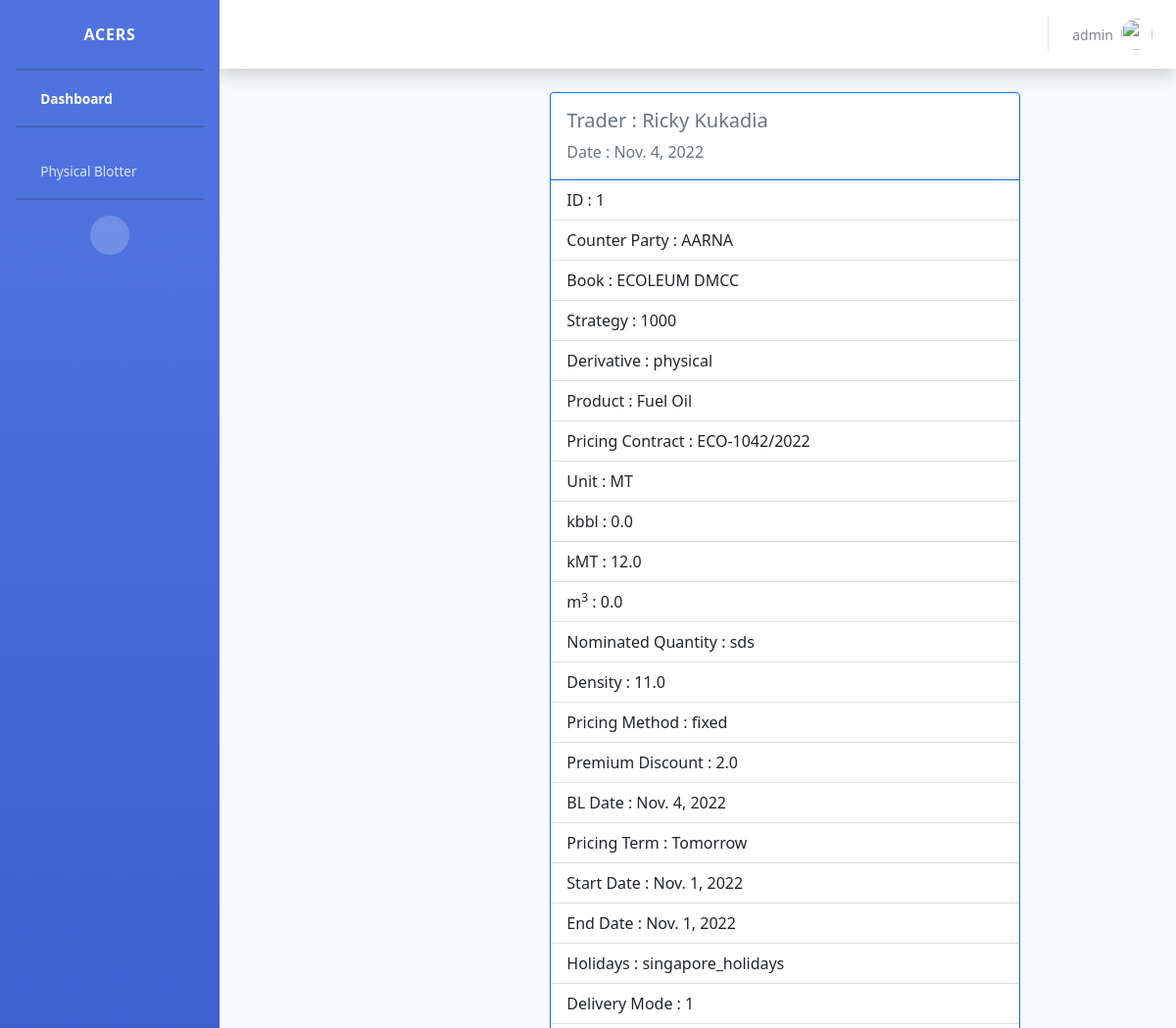
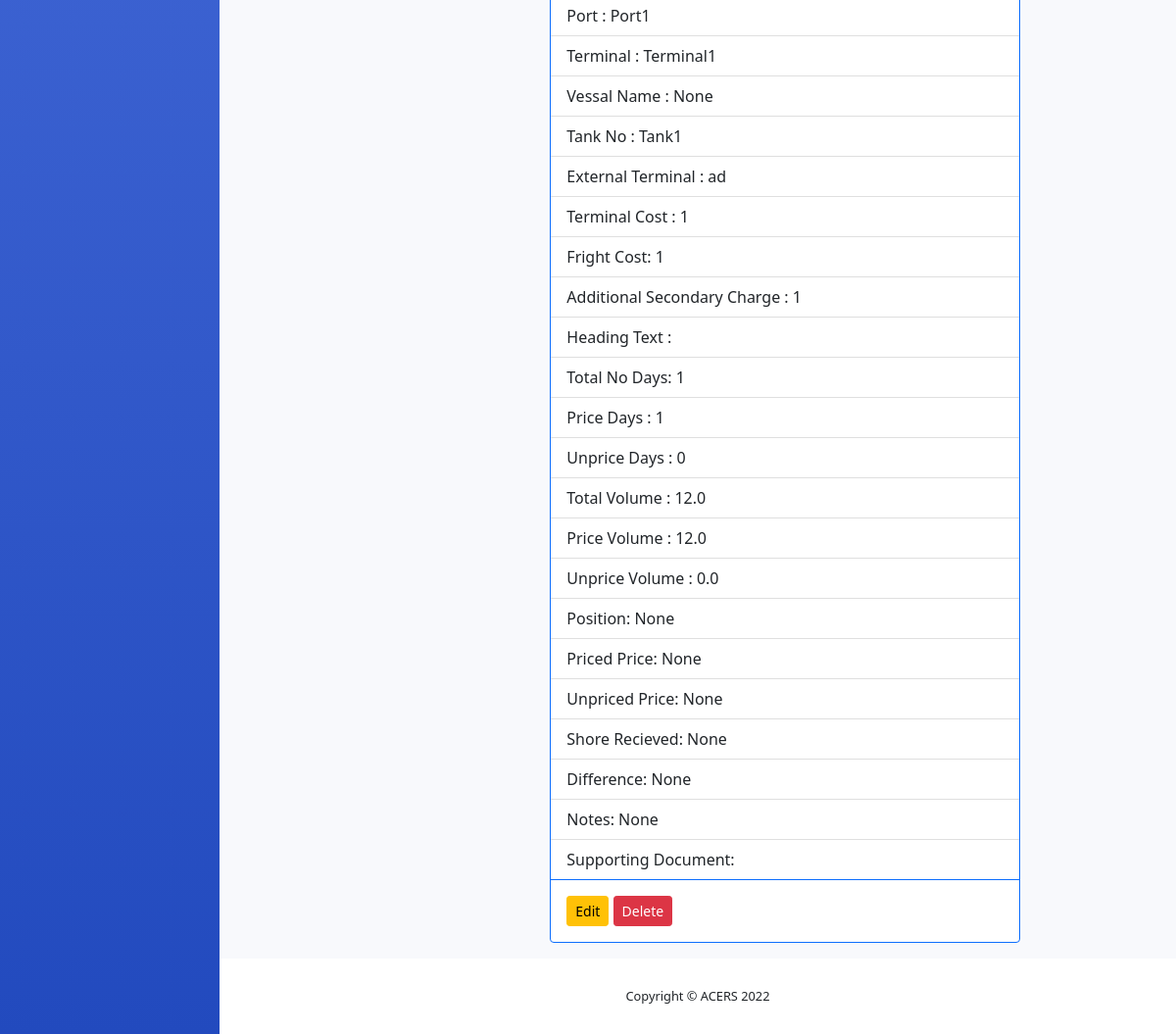
Page /pb-details/1 (signed in) on the committed database (2 pictures, top to bottom).
### cargo_app/models.py (models this page shows, shortened)
class PhysicalBlotter(models.Model):
    ID = models.IntegerField(primary_key=True)
    Date = models.DateField(default=datetime.now)
    Trader = models.ForeignKey(TraderModel, on_delete=models.CASCADE)
    Counter_Party = models.ForeignKey(CounterPartyModel,on_delete=models.CASCADE,null=True)
    Book = models.ForeignKey(BookModel,on_delete=models.CASCADE,null=True)
    Strategy = models.ForeignKey(StrategyModel,on_delete=models.CASCADE,null=True)
    DERIVATIVE_CHOICE = (
        ("physical", "physical"),
    )
    Derivative = models.CharField(max_length=100, choices=DERIVATIVE_CHOICE, default="physical")
    Product = models.ForeignKey(ProductModel,on_delete=models.CASCADE,null=True)
    Pricing_Contract = models.ForeignKey(PricingContractModel, on_delete=models.CASCADE, null=True)
    unit = models.ForeignKey(UnitModel,on_delete=models.CASCADE ,null=True)
    kbbl = models.FloatField(null=True,blank=True)
    kMT = models.FloatField(null=True, blank=True)
    m3 = models.FloatField(null=True, blank=True)
    Nominated_quantity = models.CharField(max_length=100, null=True)
    Density = models.FloatField(null=True)
    Pricing_method = models.ForeignKey(PricingMethodeModel, on_delete=models.CASCADE, null=True)
    Premium_discount = models.FloatField(null=True)
    BL_Date = models.DateField(default=datetime.now, null=True)
    PRICINGTERM_CHOICE = (
        ("Tomorrow", "Tomorrow"),
        ("25 days after", "25 days after"),
    )
    Pricing_term = models.CharField(max_length=100, choices=PRICINGTERM_CHOICE, null=True)
    start_date = models.DateField(null=True)
    end_date = models.DateField(null=True)
    HOLIDAY_CHOICES = (
        ("singapore_holidays", "singapore_holidays"),
        ("plate_holidays", "plate_holidays"),
    )
    holidays = models.CharField(max_length=100, choices=HOLIDAY_CHOICES, null=True)
    DELIVERY_MODE_CHOICES = (
        ("1", "Tank"),
        ("2", "Vessel"),
        ("3", "PLT"),
    )
    Delivery_mode = models.CharField(max_length=100, choices=DELIVERY_MODE_CHOICES, null=True, blank=True)
    PORT_CHOICE = (
        ("Port1", "Port1"),
        ("Port2", "Port2"),
    )
    port = models.CharField(max_length=120, choices=PORT_CHOICE,null=True)
    TERMINAL_CHOICE = (
        ("Terminal1", "Terminal1"),
        ("Terminal2", "Terminal2"),
    )
    Terminal = models.CharField(max_length=120, choices=TERMINAL_CHOICE,null=True)
    Vessal_name = models.CharField(max_length=120, null=True, blank=True)
    TANK_NUM_CHOICE = (
        ("Tank1", "Tank1"),
        ("Tank2", "Tank2"),
        ("Tank3", "Tank3"),
        ("Tank4", "Tank4"),
    )
    Tank_no = models.CharField(max_length=120, choices=TANK_NUM_CHOICE, null=True, blank=True)
    External_Terminal = models.CharField(max_length=120, null=True, blank=True)
    Terminal_cost = models.IntegerField(null=True, blank=True)
    Fright_cost = models.IntegerField(null=True, blank=True)
    additional_secondary_charge = models.IntegerField(null=True, blank=True)
    Total_no_days = models.IntegerField(null=True, blank=True)
    price_days = models.IntegerField(null=True, blank=True)
    unprice_days = models.IntegerField(null=True, blank=True)
    total_volume = models.FloatField(null=True, blank=True)
    price_volume = models.FloatField(null=True, blank=True)
    unprice_volume = models.FloatField(null=True, blank=True)
    position = models.IntegerField(null=True, blank=True)
    priced_price = models.IntegerField(null=True, blank=True)
    unpriced_price = models.IntegerField(null=True, blank=True)
    Shore_recieved = models.IntegerField(null=True, blank=True)
    Difference = models.IntegerField(null=True, blank=True)
    Notes = models.CharField(max_length=250, blank=True, null=True)
    Supporting_document = models.FileField(upload_to="file_uploads/", null=True, blank=True)
    STATUS_CHOICES = (
        ("Open", "Open"),
        ("Closed", "Closed"),
    )
    Status = models.CharField(max_length=120, choices=STATUS_CHOICES, null=True, blank=True, default="Open")

class TraderModel(models.Model):
    Trader = models.CharField(max_length=120, default="Select")
    def __str__(self):
        return self.Trader

class CounterPartyModel(models.Model):
    Counter_Party = models.CharField(max_length=120,)
    def __str__(self):
        return self.Counter_Party

class BookModel(models.Model):
    Book = models.CharField(max_length=100,null=True)

class StrategyModel(models.Model):
    Strategy = models.CharField(max_length=100, primary_key=True, null=False)
    def __str__(self):
        return self.Strategy

class ProductModel(models.Model):
    Product = models.CharField(max_length=100)
    def __str__(self):
        return self.Product

class PricingContractModel(models.Model):
    Pricing_Contract= models.CharField(max_length=100, null=True)
    def __str__(self):
        return self.Pricing_Contract

class UnitModel(models.Model):
    unit = models.CharField(max_length=100, null=True)
    def __str__(self):
        return self.unit

class PricingMethodeModel(models.Model):
    Pricing_method = models.CharField(max_length=120)
    def __str__(self):
        return self.Pricing_method

### cargo_app/views.py (the view)
# urls.py: path('pb-details/<str:ID>', views.PbDetailsView.as_view(), name="pb-details"),
@method_decorator(signin_required,name="dispatch")
class PbDetailsView(View):
    def get(self,request,*args,**kwargs):
        qs=PhysicalBlotter.objects.get(ID=kwargs.get("ID"))
        return render(request,"pb-details.html",{"pb":qs})

### cargo_app/models.py (called while the page is built)
    def __str__(self):
        return self.Book

### cargo_app/views.py (called while the page is built)
def signin_required(func):
    def wrapper(request,*args,**kwargs):
        if request.user.is_authenticated:
            return func(request,*args,**kwargs)
        else:
            messages.error(request,"you must login")
            return redirect("sign-in")
    return wrapper

### templates/pb-details.html (shortened to what this page needs)
{% extends 'base.html' %}
{% block content %}
<head>
    <link href="https://cdn.jsdelivr.net/npm/bootstrap@5.0.2/dist/css/bootstrap.min.css" rel="stylesheet">
</head>
<body>
<div class="container">
    <div class="row">
        <div class="col-4"></div>
        <div class="col-4">
            <div class="card border-primary mb-3 text-secondary" style="width: 30rem;">
                   <div class="card-body ">
                      <h5 class="card-title">Trader : {{pb.Trader}}</h5>
                      <p class="card-text">Date : {{pb.Date}}</p>
                   </div>
                   <ul class="list-group list-group-flush">
                       <li class="list-group-item "> ID : {{pb.ID}}</li>
                       <li class="list-group-item ">Counter Party : {{pb.Counter_Party}}</li>
                       <li class="list-group-item">Book : {{pb.Book}}</li>
                       <li class="list-group-item">Strategy : {{pb.Strategy}}</li>
                       <li class="list-group-item">Derivative : {{ pb.Derivative }}</li>
                       <li class="list-group-item">Product : {{pb.Product}}</li>
                       <li class="list-group-item">Pricing Contract : {{pb.Pricing_Contract}}</li>
                       <li class="list-group-item">Unit : {{pb.unit}}</li>
                       <li class="list-group-item">kbbl : {{pb.kbbl}}</li>
                       <li class="list-group-item">kMT : {{pb.kMT}}</li>
                       <li class="list-group-item"> m<sup>3</sup>  : {{pb.m3}}</li>
                       <li class="list-group-item">Nominated Quantity : {{pb.Nominated_quantity}}</li>
                       <li class="list-group-item">Density : {{pb.Density}}</li>
                       <li class="list-group-item">Pricing Method : {{pb.Pricing_method}}</li>
                       <li class="list-group-item">Premium Discount : {{pb.Premium_discount}}</li>
                       <li class="list-group-item">BL Date : {{pb.BL_Date}}</li>
                       <li class="list-group-item">Pricing Term : {{pb.Pricing_term}}</li>
                       <li class="list-group-item">Start Date : {{pb.start_date}}</li>
                       <li class="list-group-item">End Date : {{pb.end_date}}</li>
                       <li class="list-group-item">Holidays : {{pb.holidays}}</li>
                       <li class="list-group-item">Delivery Mode : {{pb.Delivery_mode}}</li>
                       <li class="list-group-item">Port : {{pb.port}}</li>
                       <li class="list-group-item">Terminal : {{pb.Terminal}}</li>
                       <li class="list-group-item">Vessal Name : {{pb.Vessal_name}}</li>
                       <li class="list-group-item">Tank No : {{pb.Tank_no}}</li>
                       <li class="list-group-item">External Terminal : {{pb.External_Terminal}}</li>
                       <li class="list-group-item">Terminal Cost : {{pb.Terminal_cost}}</li>
                       <li class="list-group-item">Fright Cost: {{pb.Fright_cost}}</li>
                       <li class="list-group-item">Additional Secondary Charge : {{pb.additional_secondary_charge}}</li>
                       <li class="list-group-item">Heading Text : {{pb.Heading_text}}</li>
                       <li class="list-group-item"> Total No Days: {{pb.Total_no_days}}</li>
                       <li class="list-group-item"> Price Days : {{pb.price_days}}</li>
                       <li class="list-group-item">Unprice Days : {{pb.unprice_days}}</li>
                       <li class="list-group-item">Total Volume : {{pb.total_volume}}</li>
                       <li class="list-group-item">Price Volume  : {{pb.price_volume}}</li>
                       <li class="list-group-item">Unprice Volume : {{pb.unprice_volume}}</li>
                       <li class="list-group-item">Position: {{pb.position}}</li>
                       <li class="list-group-item">Priced Price: {{pb.priced_price}}</li>
                       <li class="list-group-item">Unpriced Price: {{pb.unpriced_price}}</li>
                       <li class="list-group-item">Shore Recieved: {{pb.Shore_recieved}}</li>
                       <li class="list-group-item">Difference: {{pb.Difference}}</li>
                       <li class="list-group-item">Notes: {{pb.Notes}}</li>
                       <li class="list-group-item">Supporting Document: {{pb.Supporting_document}}</li>
                   </ul>
  <div class="card-body">
      <a href="{%url 'pb-edit' pb.ID%}" class="btn btn-warning btn-sm"
                                       role="button">Edit</a>
          <a href="{%url 'pb-remove' pb.ID%}" class="btn btn-danger btn-sm"
                                       role="button">Delete</a>
  </div>
</div>
        </div>
        <div class="col-4"></div>
    </div>
</div>
</body>
{% endblock content %}

### templates/partials/_topbar.html (shortened to what this page needs)
<nav class="navbar navbar-expand navbar-light bg-white topbar mb-4 static-top shadow">
          <ul class="navbar-nav ml-auto">
            <li class="nav-item dropdown no-arrow">
              <a class="nav-link dropdown-toggle" href="#" id="userDropdown" role="button" data-toggle="dropdown" aria-haspopup="true" aria-expanded="false">
                <span class="mr-2 d-none d-lg-inline text-gray-600 small">{{request.user}}</span>
                <img class="img-profile rounded-circle" src="https://source.unsplash.com/QAB-WJcbgJk/60x60">
              </a>
            </li>
          </ul>
        </nav>

### rows in the picture
PhysicalBlotter: Trader "Ricky Kukadia", Date "Nov. 4, 2022", ID "1", Counter_Party "AARNA", Book "ECOLEUM DMCC", Strategy "1000", Derivative "physical", Product "Fuel Oil", Pricing_Contract "ECO-1042/2022", unit "MT", kbbl "0.0", kMT "12.0", m3 "0.0", Nominated_quantity "sds", Density "11.0", Pricing_method "fixed", Premium_discount "2.0", BL_Date "Nov. 4, 2022", Pricing_term "Tomorrow", start_date "Nov. 1, 2022", end_date "Nov. 1, 2022", holidays "singapore_holidays", Delivery_mode "1", port "Port1", Terminal "Terminal1", Vessal_name "None", Tank_no "Tank1", External_Terminal "ad", Terminal_cost "1", Fright_cost "1", additional_secondary_charge "1", Total_no_days "1", price_days "1", unprice_days "0", total_volume "12.0", price_volume "12.0", unprice_volume "0.0", position "None", priced_price "None", unpriced_price "None", Shore_recieved "None", Difference "None", Notes "None"

### other values in the picture
{{ request.user }} "admin"
